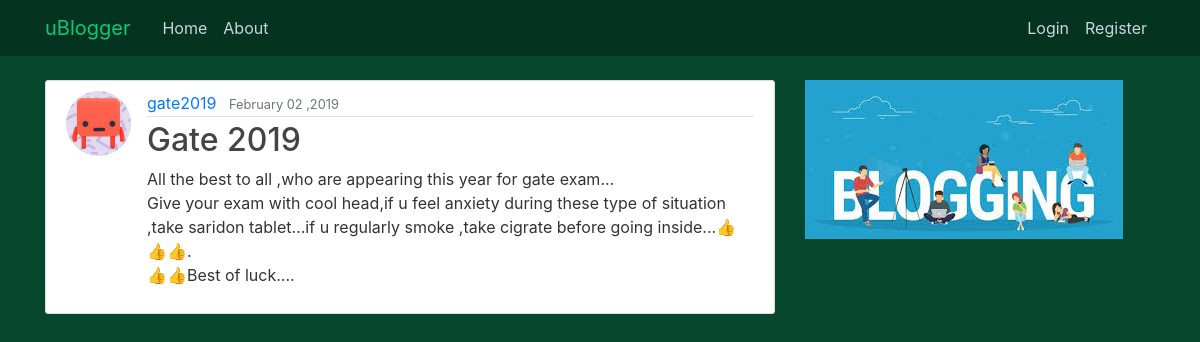
The page /post/30/ on the database its author committed.
### blog/models.py (models this page shows, shortened)
class Post(models.Model):
	title=models.CharField(max_length=100)
	content=models.TextField()
	date_posted=models.DateTimeField(default=timezone.now)
	author=models.ForeignKey(User, on_delete=models.CASCADE)

### users/models.py (models this page shows, shortened)
class Profile(models.Model):
    user = models.OneToOneField(User, on_delete=models.CASCADE)
    image = models.ImageField(default='default.jpg', upload_to='profile_pics')

### blog/views.py (the view)
# urls.py: path('post/<int:pk>/', PostDetailView.as_view(), name='post-detail'),
class PostDetailView(DetailView):
    model = Post

### blog/templates/blog/post_detail.html (shortened to what this page needs)
{% extends "blog/base.html" %}
{% block content %}
    <article class="media content-section">
      <img class="rounded-circle article-img" src="{{ object.author.profile.image.url }}">
      <div class="media-body">
        <div class="article-metadata">
          <a class="mr-2" href="{% url 'user-posts' object.author.username %}">{{ object.author }}</a>
          <small class="text-muted">{{ object.date_posted|date:"F d ,Y" }}</small>
        </div>
        <h2 class="article-title">{{ object.title }}</h2>
        <p class="article-content">{{ object.content }}</p>
      </div>
    </article>
{% endblock content %}

### blog/static/blog/main.css (style rules this page uses)
body { background: #fafafa; color: #333333; margin-top: 5rem; }
h1, h2, h3, h4, h5, h6 { color: #444444; }
.content-section { background: #ffffff; padding: 10px 20px; border: 1px solid #dddddd; border-radius: 3px; margin-bottom: 20px; }
.article-title { color: #444444; }
.article-content { white-space: pre-line; }
.article-img { height: 65px; width: 65px; margin-right: 16px; }
.article-metadata { padding-bottom: 1px; margin-bottom: 4px; border-bottom: 1px solid #e3e3e3 }

### rows shown on the page
Post: author.profile.image (placeholder picture), author "gate2019", date_posted "February 02 ,2019", title "Gate 2019", content "All the best to all ,who are appearing this year for gate exam... Give your exam with cool head,if u feel anxiety during these type of situation ,take saridon tablet...if u regularly smoke ,take cigrate before going inside...👍👍👍. 👍👍Best of luck...."
